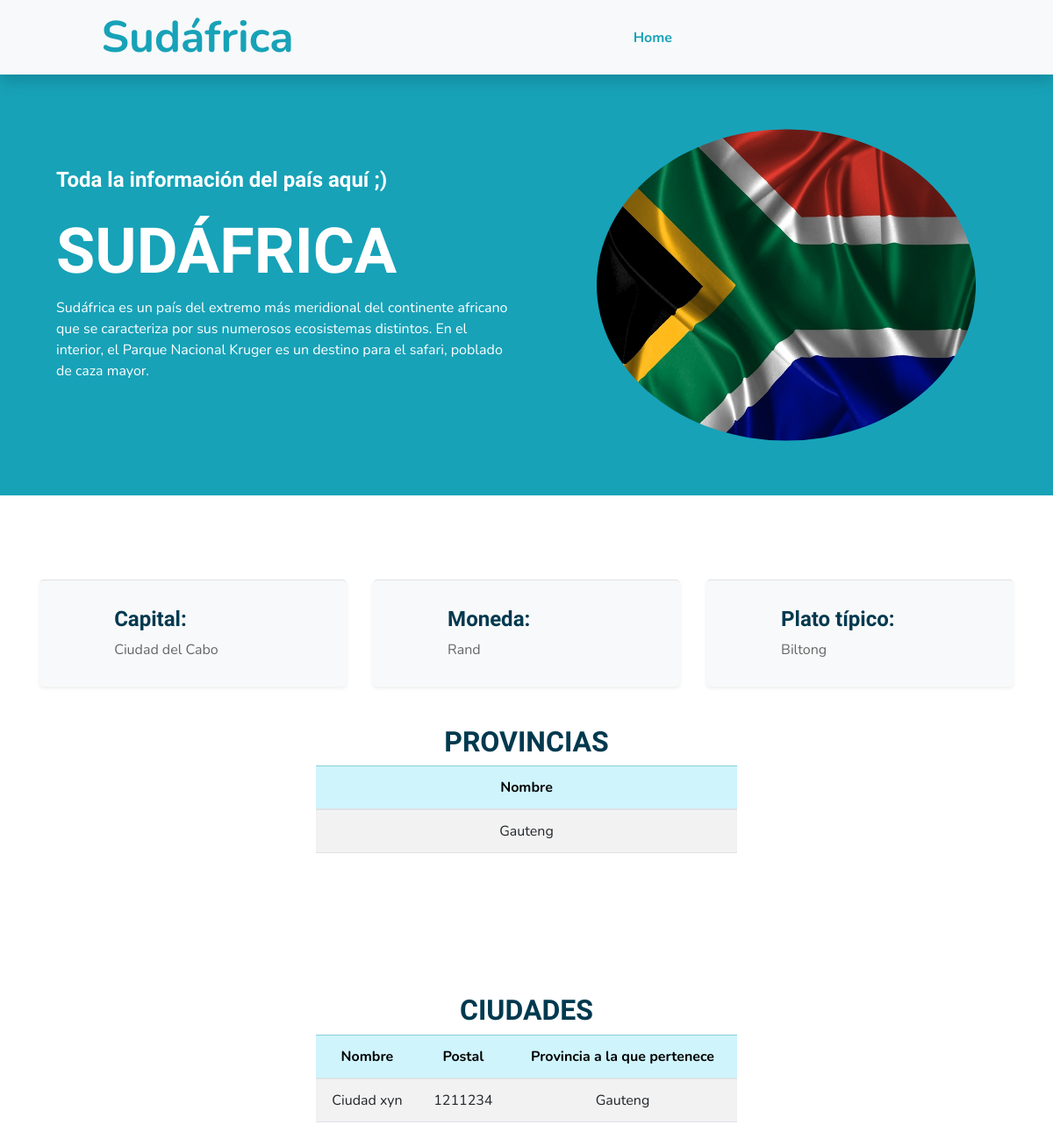
The app's page /CAF/plantilla/sudafrica.php with its own data.
### tables this page shows
CREATE TABLE `pais` (
  `idpais` bigint(11) NOT NULL,
  `nombrepais` varchar(20) NOT NULL,
  `capital` varchar(20) NOT NULL,
  `moneda` varchar(20) NOT NULL,
  `plato` varchar(20) NOT NULL,
  `date_add` datetime NOT NULL DEFAULT CURRENT_TIMESTAMP,
  `foto` text NOT NULL,
  `usuario_id` bigint(11) NOT NULL,
  `estatus` bigint(11) NOT NULL DEFAULT '1'
);

CREATE TABLE `provincia` (
  `idprovincia` bigint(11) NOT NULL,
  `nombre_provincia` varchar(20) NOT NULL,
  `usuario_id` bigint(11) NOT NULL,
  `pais_id` bigint(11) NOT NULL,
  `estatus` bigint(11) NOT NULL DEFAULT '1'
);

CREATE TABLE `ciudad` (
  `idciudad` bigint(11) NOT NULL,
  `nombre_ciudad` varchar(20) NOT NULL,
  `postal` varchar(10) NOT NULL,
  `provincia_id` bigint(11) NOT NULL,
  `estatus` bigint(11) NOT NULL DEFAULT '1',
  `usuario_id` bigint(11) NOT NULL
);

### CAF/plantilla/sudafrica.php (the view, shortened to what this page needs)
<?php
    include "../conexion.php";
?>
<!DOCTYPE html>
<html lang="en">
<head>
    <link rel="stylesheet" type="text/css" href="css/bootstrap.min.css">
    <link href="https://cdnjs.cloudflare.com/ajax/libs/font-awesome/5.10.0/css/all.min.css" rel="stylesheet">
    <link href="lib/flaticon/font/flaticon.css" rel="stylesheet">
    <link href="lib/owlcarousel/assets/owl.carousel.min.css" rel="stylesheet">
    <link href="lib/lightbox/css/lightbox.min.css" rel="stylesheet">
    <link href="css/style.css" rel="stylesheet">
</head>
<body>
    <div class="container-fluid bg-light position-relative shadow">
        <nav class="navbar navbar-expand-lg bg-light navbar-light py-3 py-lg-0 px-0 px-lg-5">
            <a href="" class="navbar-brand font-weight-bold text-secondary" style="font-size: 50px;">
                <i class="fa-solid fa-earth-africa"></i>
        <?php
            $query_name = mysqli_query($conection, "SELECT nombrepais, capital, moneda, plato, foto FROM pais WHERE idpais=2");
            $result = mysqli_num_rows($query_name);
            if($result>0){
                while ($data = mysqli_fetch_array($query_name)){
                    if($data['foto'] != "img_producto.png"){
                        $foto = '../sistema/img/uploads/'.$data['foto'];
                    }else{
                        $foto = 'img/'.$data['foto'];
                    }
        ?>
                <span class="text-primary"><td><?php echo $data['nombrepais']; ?></span>
            </a>
            <div class="collapse navbar-collapse justify-content-between" id="navbarCollapse">
                <div class="navbar-nav font-weight-bold mx-auto py-0">
                    <a href="index.html" class="nav-item nav-link active">Home</a>
                </div>
            </div>
        </nav>
    </div>
    <div class="container-fluid bg-primary px-0 px-md-5 mb-5">
        <div class="row align-items-center px-3">
            <div class="col-lg-6 text-center text-lg-left">
                <h4 class="text-white mb-4 mt-5 mt-lg-0">Toda la información del país aquí ;)</h4>
                <h1 class="display-3 font-weight-bold text-white" style="text-transform: uppercase;"><?php echo $data['nombrepais']; ?></h1>
                <p class="text-white mb-4">Sudáfrica es un país del extremo más meridional del continente africano que se caracteriza por sus numerosos ecosistemas distintos. En el interior, el Parque Nacional Kruger es un destino para el safari, poblado de caza mayor.</p>
            </div>
            <div class="col-lg-6 text-center text-lg-right">
                <img src="<?php echo $foto; ?>" alt="<?php echo $data['nombrepais']; ?>" style="clip-path: ellipse(45% 37% at 50% 50%); width: 30rem; height: 30rem;">
            </div>
        </div>
    </div>
    <div class="container-fluid pt-5">
        <div class="container pb-3">
            <div class="row">
                <div class="col-lg-4 col-md-6 pb-1">
                    <div class="d-flex bg-light shadow-sm border-top rounded mb-4" style="padding: 30px;">
                        <i class="fa-solid fa-location-dot h1 text-primary mb-3"></i>
                        <div class="pl-4">
                            <h4>Capital:</h4>
                            <p class="m-0"><?php echo $data['capital']; ?></p>
                        </div>
                    </div>
                </div>
                <div class="col-lg-4 col-md-6 pb-1">
                    <div class="d-flex bg-light shadow-sm border-top rounded mb-4" style="padding: 30px;">
                        <i class="fa-solid fa-coins h1 text-primary mb-3"></i>
                        <div class="pl-4">
                            <h4>Moneda:</h4>
                            <p class="m-0"><?php echo $data['moneda']; ?></p>
                        </div>
                    </div>
                </div>
                <div class="col-lg-4 col-md-6 pb-1">
                    <div class="d-flex bg-light shadow-sm border-top rounded mb-4" style="padding: 30px;">
                        <i class="fa-solid fa-utensils h1 text-primary mb-3"></i>
                        <div class="pl-4">
                            <h4>Plato típico:</h4>
                            <p class="m-0"><?php echo $data['plato']; ?></p>
                        </div>
                    </div>
                </div>
            </div>
        </div>
    </div>
    <?php
        }
    }
    ?>
    <h2 style="text-align: center;">PROVINCIAS</h2>
    <table class="table table-striped table-hover" style="width: 30rem; margin: 0 auto; text-align: center; margin-bottom: 10rem;">
        <thead class="table-info">
            <tr>
                <th scope="col">Nombre</th>
            </tr>
        </thead>
        <tbody>
            <?php
            $por_pagina = 4;
            if(empty($_GET['pagina'])){
                $pagina = 1;
            }else{
                $pagina = $_GET['pagina'];
            }
            $desde= ($pagina-1) * $por_pagina;
            $query_provincias = mysqli_query($conection, "SELECT idprovincia, nombre_provincia FROM provincia WHERE pais_id=2 AND estatus = 1 ORDER BY idprovincia ASC LIMIT $desde,$por_pagina");
            $result_provincias = mysqli_num_rows($query_provincias);
            if($result_provincias>0){
                while ($data_provincias = mysqli_fetch_array($query_provincias)){
            ?>
        <tr>
            <td><?php echo $data_provincias['nombre_provincia']; ?></td>
        </tr>
      </tbody>
          <?php
        }
    }
    ?>
    </table>
    <h2 style="text-align: center;">CIUDADES</h2>
    <table class="table table-striped table-hover" style="width: 30rem; margin: 0 auto; text-align: center; margin-bottom: 5rem;">
        <thead class="table-info">
            <tr>
                <th scope="col">Nombre</th>
                <th scope="col">Postal</th>
                <th scope="col">Provincia a la que pertenece</th>
            </tr>
        </thead>
        <tbody>
            <?php
            $por_pagina = 4;
            if(empty($_GET['pagina'])){
                $pagina = 1;
            }else{
                $pagina = $_GET['pagina'];
            }
            $desde= ($pagina-1) * $por_pagina;
            $query_ciudades = mysqli_query($conection, "SELECT u.idciudad, u.nombre_ciudad, u.postal, r.nombre_provincia, r.pais_id FROM ciudad u INNER JOIN provincia r ON u.provincia_id = r.idprovincia AND r.pais_id=2 WHERE u.estatus = 1 ORDER BY idciudad ASC LIMIT $desde,$por_pagina");;
            $result_ciudades = mysqli_num_rows($query_ciudades);
            if($result_ciudades>0){
                while ($data_ciudades = mysqli_fetch_array($query_ciudades)){
            ?>
        <tr>
            <td><?php echo $data_ciudades['nombre_ciudad']; ?></td>
            <td><?php echo $data_ciudades['postal']; ?></td>
            <td><?php echo $data_ciudades['nombre_provincia']; ?></td>
        </tr>
      </tbody>
          <?php
        }
    }
    ?>
    </table>
</body>
</html>

### records on screen
pais: nombrepais "Sudáfrica", nombrepais "SUDÁFRICA", foto (picture), capital "Ciudad del Cabo", moneda "Rand", plato "Biltong"
provincia: nombre_provincia "Gauteng"
ciudad: nombre_ciudad "Ciudad xyn", postal "1211234", provincia.nombre_provincia "Gauteng"
